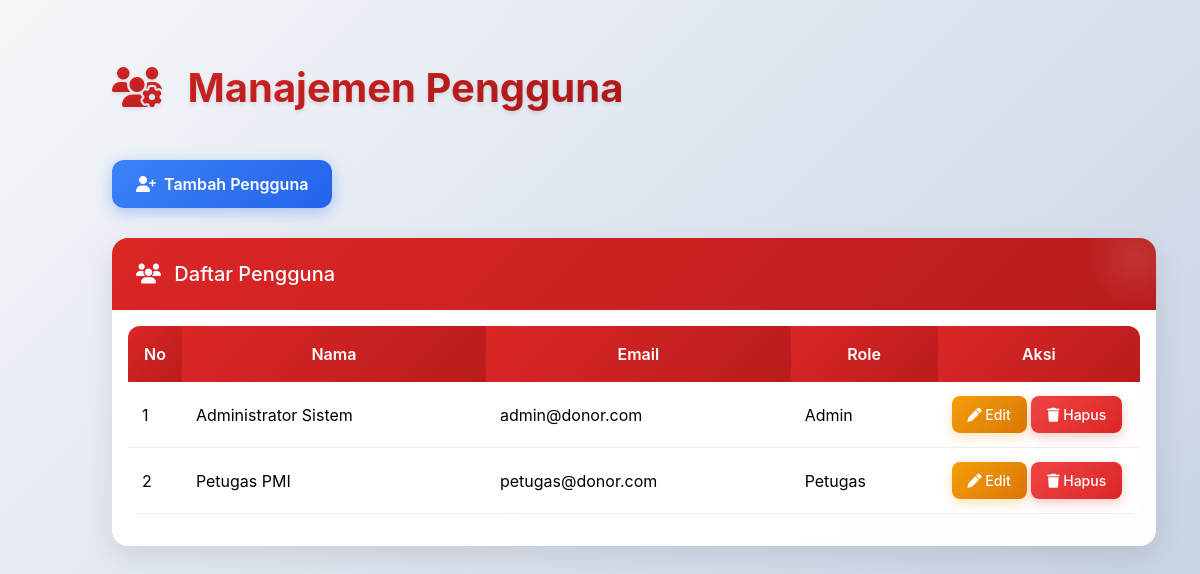
Before: /admin/users.php (signed in) with the older database file.
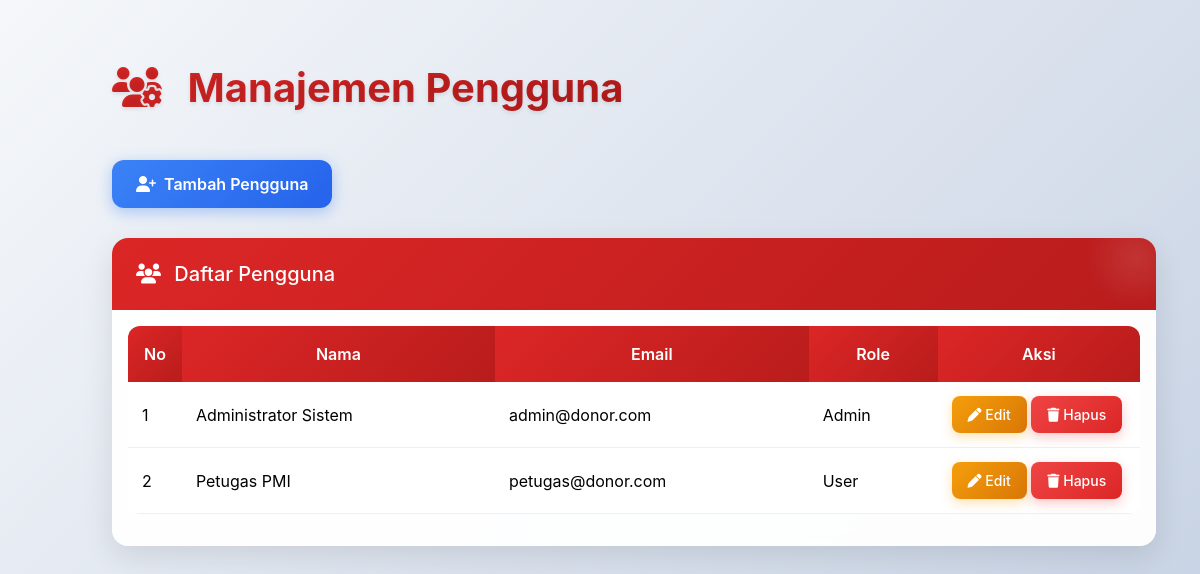
After: the same page with the newer database file.
### tables this page shows
CREATE TABLE IF NOT EXISTS `users` (
  `id` int(11) NOT NULL AUTO_INCREMENT,
  `username` varchar(50) NOT NULL UNIQUE,
  `password` varchar(255) NOT NULL,
  `email` varchar(100) NOT NULL UNIQUE,
  `full_name` varchar(100) NOT NULL,
  `phone` varchar(20) DEFAULT NULL,
  `role` enum('admin','petugas','user') NOT NULL DEFAULT 'user',
  `is_active` tinyint(1) NOT NULL DEFAULT 1,
  `created_at` timestamp NULL DEFAULT CURRENT_TIMESTAMP,
  `updated_at` timestamp NULL DEFAULT CURRENT_TIMESTAMP ON UPDATE CURRENT_TIMESTAMP,
  PRIMARY KEY (`id`),
  INDEX `idx_users_role` (`role`),
  INDEX `idx_users_active` (`is_active`)
);

### admin/users.php (the view, shortened to what this page needs)
<?php
include 'auth_check.php';
$sql = "SELECT id, username, full_name, email, role, is_active, created_at FROM users ORDER BY id ASC";
$data = mysqli_query($conn, $sql);
?>
<!DOCTYPE html>
<html lang="id">
<head>
  <link href="https://cdn.jsdelivr.net/npm/bootstrap@5.3.3/dist/css/bootstrap.min.css" rel="stylesheet" />
  <link href="https://cdnjs.cloudflare.com/ajax/libs/font-awesome/6.5.0/css/all.min.css" rel="stylesheet" />
</head>
<body>
<div class="main-container">
  <div class="container-fluid py-2">
    <div class="row">
      <div class="col-12">
        <div class="d-flex justify-content-between align-items-center mb-5">
          <h1 class="page-title">
            <i class="fas fa-users-cog me-3" style="color: #dc2626;"></i>
            Manajemen Pengguna
          </h1>
        </div>
        <div class="btn-group-top">
          <a href="tambah-user.php" class="btn btn-add">
            <i class="fas fa-user-plus me-2"></i>Tambah Pengguna
          </a>
        </div>
        <div class="card">
          <div class="card-header">
            <h5 class="mb-0">
              <i class="fas fa-users me-2"></i>
              Daftar Pengguna
            </h5>
          </div>
          <div class="card-body">
            <div class="table-responsive">
              <table class="table table-hover align-middle">
      <thead>
        <tr>
          <th style="width:5%;">No</th>
          <th>Nama</th>
          <th>Email</th>
          <th>Role</th>
          <th style="width:20%;">Aksi</th>
        </tr>
      </thead>
      <tbody>
        <?php $no = 1; while ($row = mysqli_fetch_assoc($data)): ?>
        <tr>
          <td><?= $no++ ?></td>
          <td><?= htmlspecialchars($row['full_name']) ?></td>
          <td><?= htmlspecialchars($row['email']) ?></td>
          <td><?= htmlspecialchars(ucfirst($row['role'])) ?></td>
          <td>
            <a href="edit-user.php?id=<?= $row['id'] ?>" class="btn btn-sm btn-edit">
              <i class="fas fa-pen"></i> Edit
            </a>
            <a href="hapus-user.php?id=<?= $row['id'] ?>" class="btn btn-sm btn-delete" onclick="return confirm('Yakin ingin menghapus pengguna ini?')">
              <i class="fas fa-trash"></i> Hapus
            </a>
          </td>
        </tr>
        <?php endwhile; ?>
              </tbody>
              </table>
            </div>
          </div>
        </div>
      </div>
    </div>
  </div>
</div>
</body>
</html>

Changed rows visible on the page:
changed users "Petugas PMI": role "Petugas" → "User"
